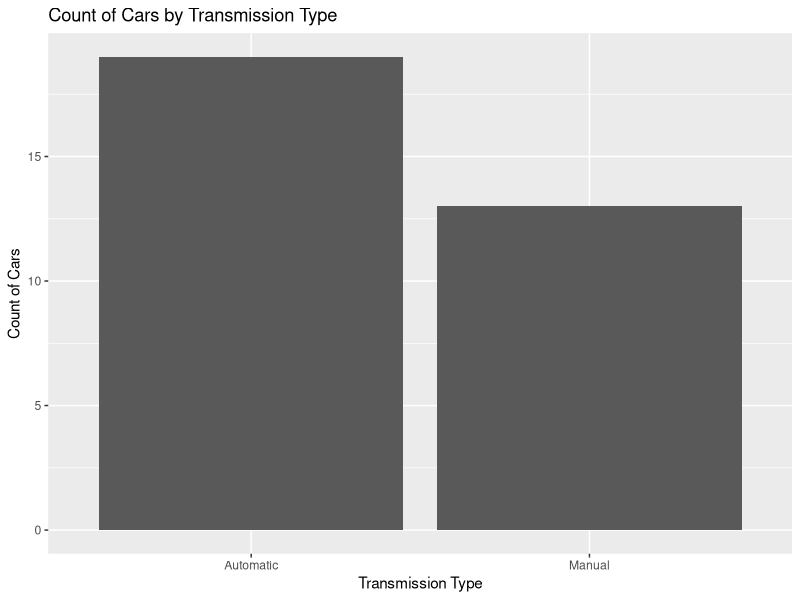
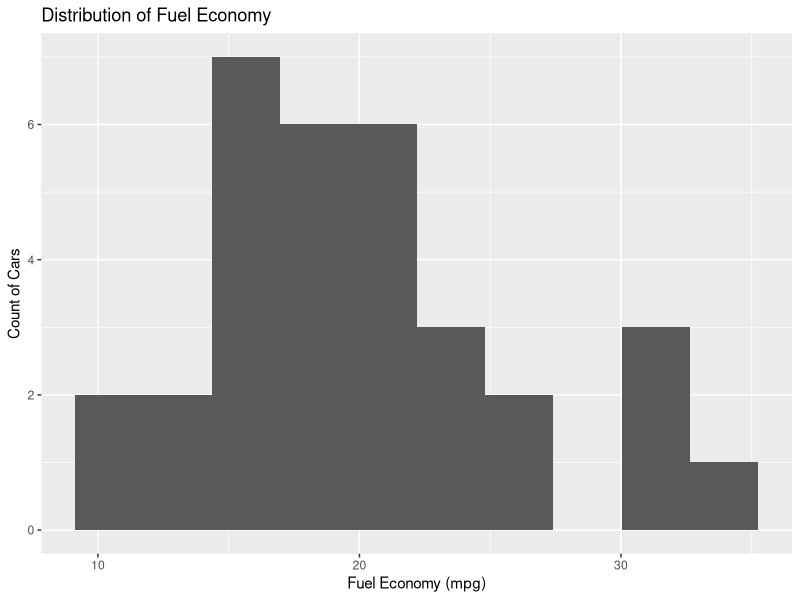
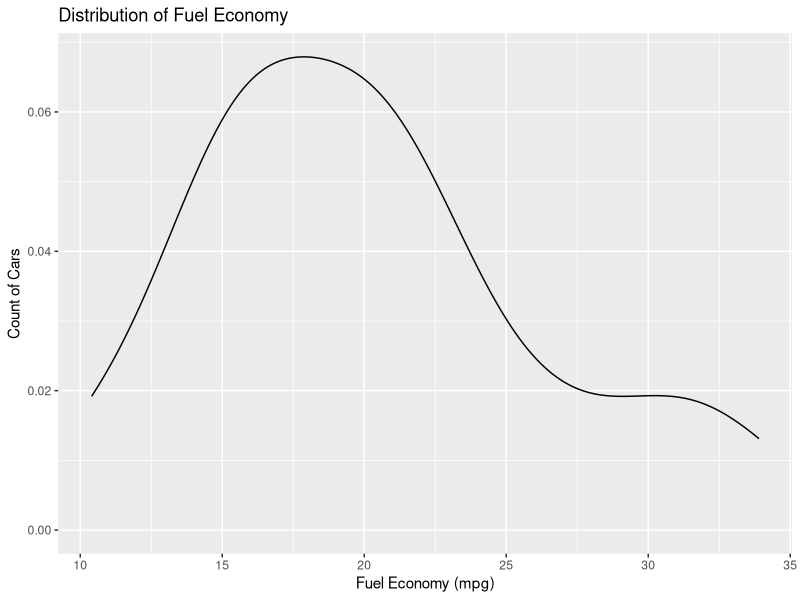
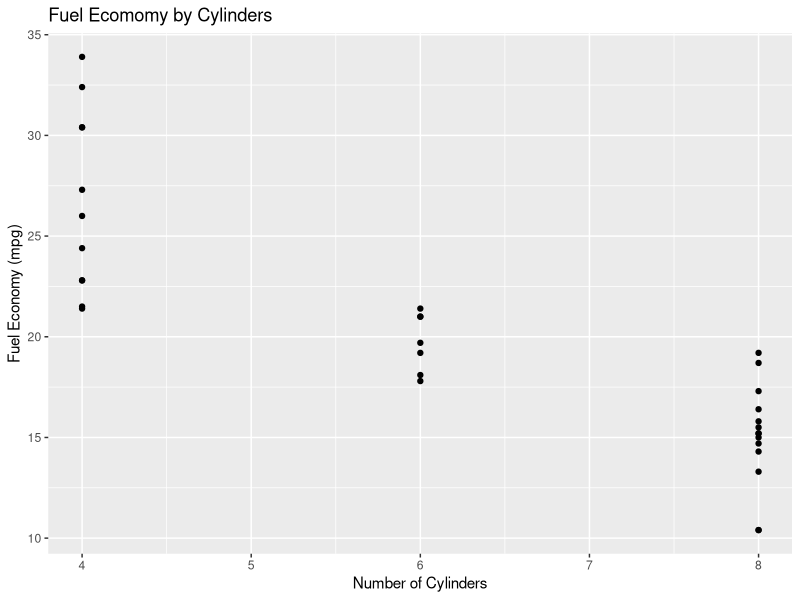

Generate these figures, in order, with R:
# Creating Data Visualization

# Set the working directory
setwd("D:/R/r-tutorials/data-science-with-r")

# Read a CSV data file
cars <- read.csv("Cars.csv")

# Load the ggplot2 library
#install.packages("ggplot2")
library(ggplot2)

# Create a frequency bar chart
ggplot(
  data = cars,
  aes(x = Transmission)) +
  geom_bar() +
  ggtitle("Count of Cars by Transmission Type") +
  xlab("Transmission Type") +
  ylab("Count of Cars")

# Create a histogram
ggplot(
  data = cars,
  aes(x = Fuel.Economy)) + 
  geom_histogram(
    bins = 10) +
  ggtitle("Distribution of Fuel Economy") +
  xlab("Fuel Economy (mpg)") +
  ylab("Count of Cars")

# Create a density plot
ggplot(
  data = cars,
  aes(x = Fuel.Economy)) + 
  geom_density() +
  ggtitle("Distribution of Fuel Economy") +
  xlab("Fuel Economy (mpg)") +
  ylab("Count of Cars")

# Create a scatter plot
ggplot(
  data = cars,
  aes(
    x = Cylinders,
    y = Fuel.Economy)) +
  geom_point() +
  ggtitle("Fuel Ecomomy by Cylinders") +
  xlab("Number of Cylinders") +
  ylab("Fuel Economy (mpg)")
  